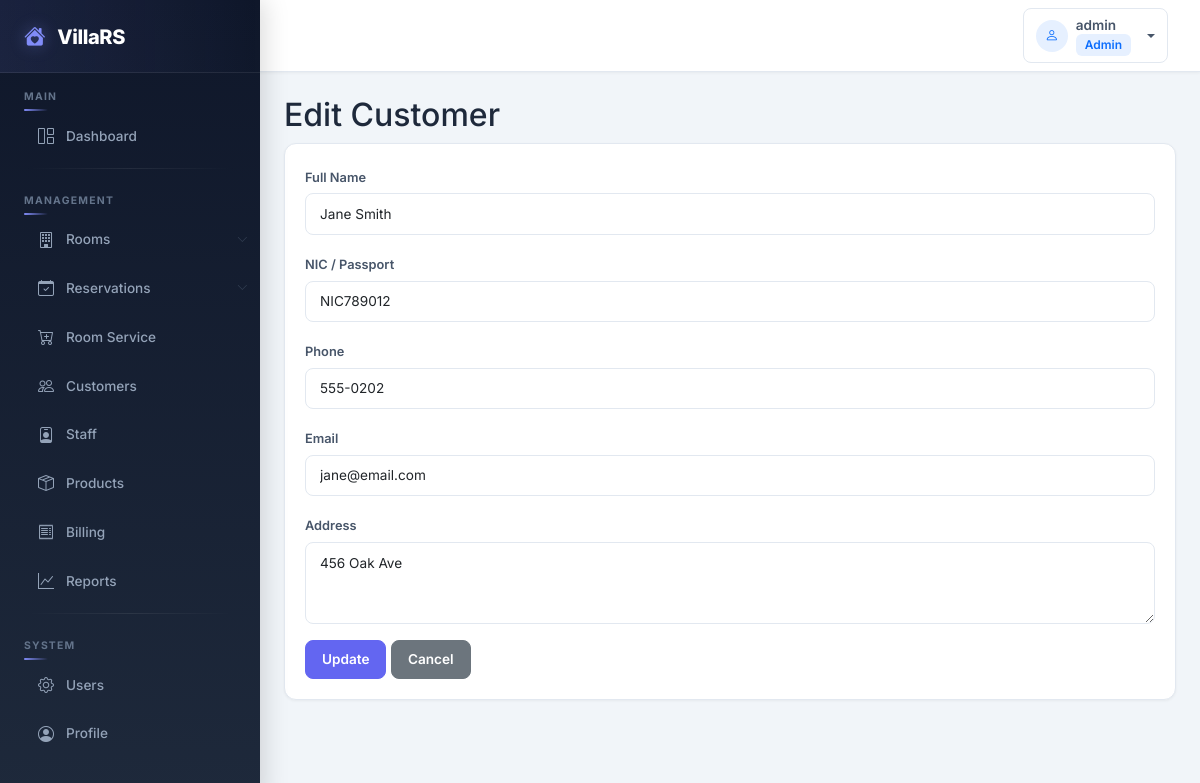
/modules/customers/edit.php?id=2 (signed in), run on the app's committed database.
### tables this page shows
CREATE TABLE IF NOT EXISTS customers (
    id INT AUTO_INCREMENT PRIMARY KEY,
    full_name VARCHAR(200) NOT NULL,
    nic_passport VARCHAR(100) NOT NULL,
    phone VARCHAR(20) NOT NULL,
    email VARCHAR(100) DEFAULT NULL,
    address TEXT DEFAULT NULL,
    created_at TIMESTAMP DEFAULT CURRENT_TIMESTAMP
);

### modules/customers/edit.php (the view, shortened to what this page needs)
<?php
require_once '../../config/database.php';
$id = (int)$_GET['id'];
$customer = mysqli_fetch_assoc(mysqli_query($conn, "SELECT * FROM customers WHERE id=$id"));
include '../../includes/header.php';
include '../../includes/sidebar.php';
?>
<div id="page-content-wrapper" class="container-fluid p-4">
    <h2>Edit Customer</h2>
    <div class="card">
        <div class="card-body">
            <form method="POST">
                <div class="mb-3">
                    <label class="form-label">Full Name</label>
                    <input type="text" name="full_name" class="form-control" value="<?= htmlspecialchars($customer['full_name']) ?>" required>
                </div>
                <div class="mb-3">
                    <label class="form-label">NIC / Passport</label>
                    <input type="text" name="nic_passport" class="form-control" value="<?= htmlspecialchars($customer['nic_passport']) ?>" required>
                </div>
                <div class="mb-3">
                    <label class="form-label">Phone</label>
                    <input type="text" name="phone" class="form-control" value="<?= htmlspecialchars($customer['phone']) ?>" required>
                </div>
                <div class="mb-3">
                    <label class="form-label">Email</label>
                    <input type="email" name="email" class="form-control" value="<?= htmlspecialchars($customer['email']) ?>">
                </div>
                <div class="mb-3">
                    <label class="form-label">Address</label>
                    <textarea name="address" class="form-control" rows="3"><?= htmlspecialchars($customer['address']) ?></textarea>
                </div>
                <button type="submit" class="btn btn-primary">Update</button>
                <a href="index.php" class="btn btn-secondary">Cancel</a>
            </form>
        </div>
    </div>
</div>
<?php include '../../includes/footer.php'; ?>

### assets/css/style.css (style rules this page uses)
body { font-family: 'Inter', sans-serif; background-color: #f1f5f9; color: #1e293b; }
#page-content-wrapper { width: 100%; min-width: 0; margin-left: 260px; transition: margin-left 0.3s ease; }
.card { border: 1px solid #e2e8f0; border-radius: 12px; box-shadow: 0 1px 3px rgba(0,0,0,0.05); background: #fff; transition: box-shadow 0.2s ease; }
.card-body { padding: 1.25rem; }
.btn { border-radius: 8px; font-weight: 600; font-size: 0.85rem; padding: 0.5rem 1rem; transition: all 0.2s ease; display: inline-flex; align-items: center; gap: 0.4rem; }
.btn-primary { background: #6366f1; border-color: #6366f1; }
.form-control, .form-select { border-radius: 8px; border: 1px solid #e2e8f0; padding: 0.6rem 0.875rem; font-size: 0.85rem; transition: all 0.2s ease; }
.form-label { font-size: 0.8rem; font-weight: 600; color: #475569; margin-bottom: 0.4rem; }

### data on the page
customers: full_name "Jane Smith", nic_passport "NIC789012", phone "555-0202", email "jane@email.com", address "456 Oak Ave"

### other printed values
$_SESSION['username'] "admin"
$_SESSION['role'] "Admin"
